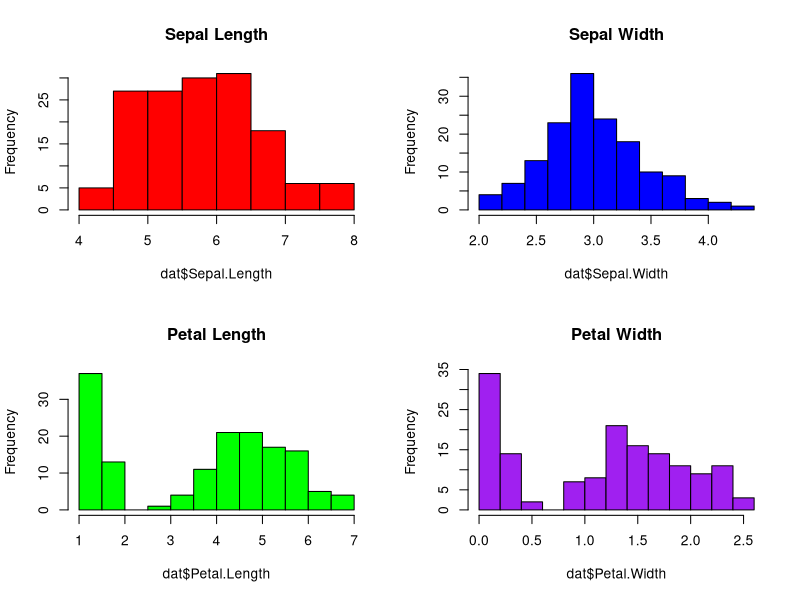

The R source for this figure:
## ---- chunk 1
knitr::opts_chunk$set(echo = TRUE)
## ---- chunk 2
dat = iris
head(dat)
## ---- chunk 3
par(mfrow = c(2, 2)) # Set 2x2 grid
hist(dat$Sepal.Length, col = "red", main = "Sepal Length")
hist(dat$Sepal.Width, col = "blue", main = "Sepal Width")
hist(dat$Petal.Length, col = "green", main = "Petal Length")
hist(dat$Petal.Width, col = "purple", main = "Petal Width")
